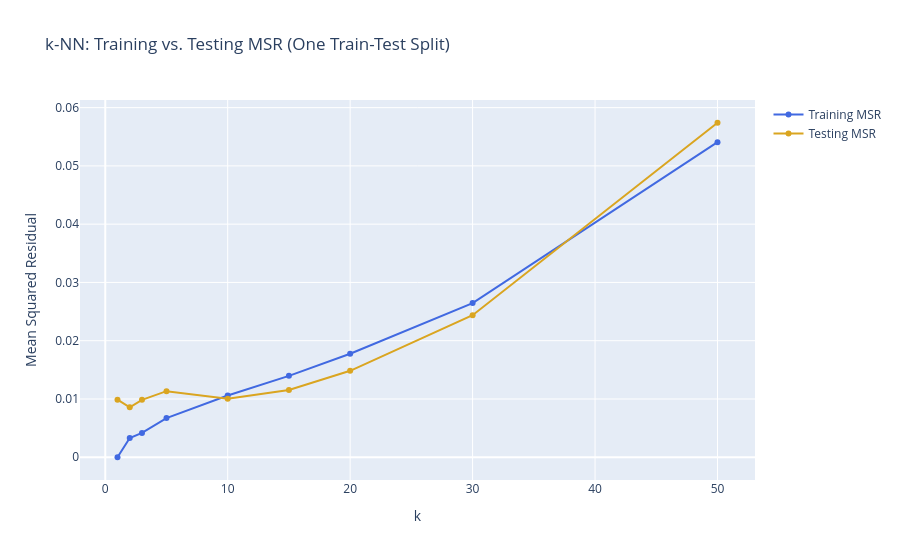

This figure's notebook cell:
### Code cell
fig = px.line(single_split, x = "k", y = ["Training MSR", "Testing MSR"], markers = True,
              title = "k-NN: Training vs. Testing MSR (One Train-Test Split)",
              labels = {"value": "Mean Squared Residual", "variable": ""},
              color_discrete_sequence = ["royalblue", "goldenrod"],
              height = 500)
fig.show()

### Figure 1 — Plotly figure (JSON) as saved in the notebook; plotly's stock layout.template omitted (floating-point values rounded to 4 significant figures)
{"data": [{"hovertemplate": "=Training MSR<br>k=%{x}<br>Mean Squared Residual=%{y}<extra></extra>", "legendgroup": "Training MSR", "line": {"color": "royalblue", "dash": "solid"}, "marker": {"symbol": "circle"}, "mode": "lines+markers", "name": "Training MSR", "orientation": "v", "showlegend": true, "type": "scatter", "x": [1, 2, 3, 5, 10, 15, 20, 30, 50], "xaxis": "x", "y": [0, 0.003311, 0.00418, 0.006723, 0.01059, 0.01397, 0.01776, 0.02646, 0.05407], "yaxis": "y"}, {"hovertemplate": "=Testing MSR<br>k=%{x}<br>Mean Squared Residual=%{y}<extra></extra>", "legendgroup": "Testing MSR", "line": {"color": "goldenrod", "dash": "solid"}, "marker": {"symbol": "circle"}, "mode": "lines+markers", "name": "Testing MSR", "orientation": "v", "showlegend": true, "type": "scatter", "x": [1, 2, 3, 5, 10, 15, 20, 30, 50], "xaxis": "x", "y": [0.00988, 0.00857, 0.009856, 0.01134, 0.01002, 0.01155, 0.01483, 0.02438, 0.05741], "yaxis": "y"}], "layout": {"autosize": true, "legend": {"title": {"text": ""}, "tracegroupgap": 0}, "title": {"text": "k-NN: Training vs. Testing MSR (One Train-Test Split)"}, "xaxis": {"anchor": "y", "autorange": true, "domain": [0, 1], "range": [-2.062, 53.06], "title": {"text": "k"}, "type": "linear"}, "yaxis": {"anchor": "x", "autorange": true, "domain": [0, 1], "range": [-0.004042, 0.06145], "title": {"text": "Mean Squared Residual"}, "type": "linear"}}}
